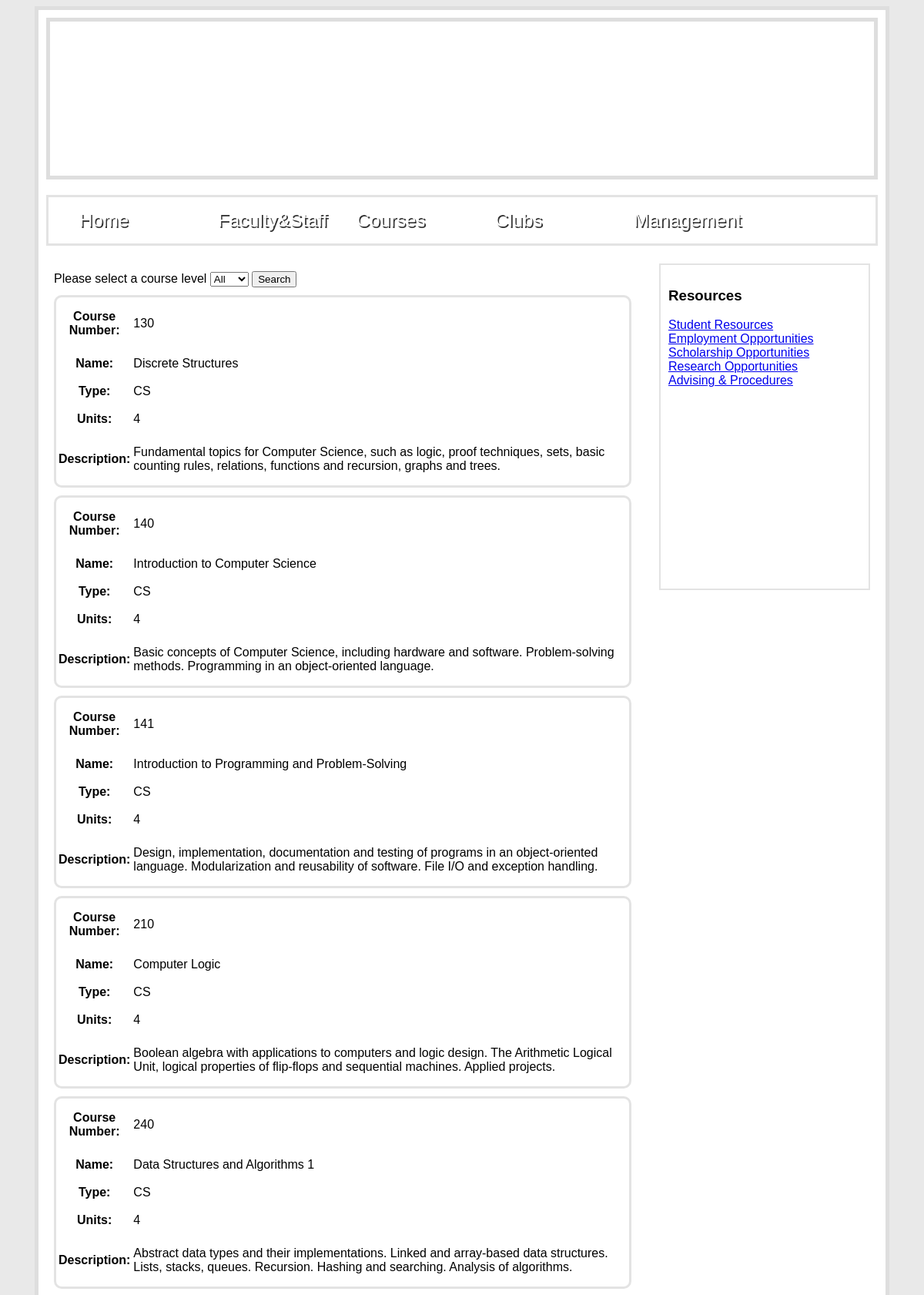
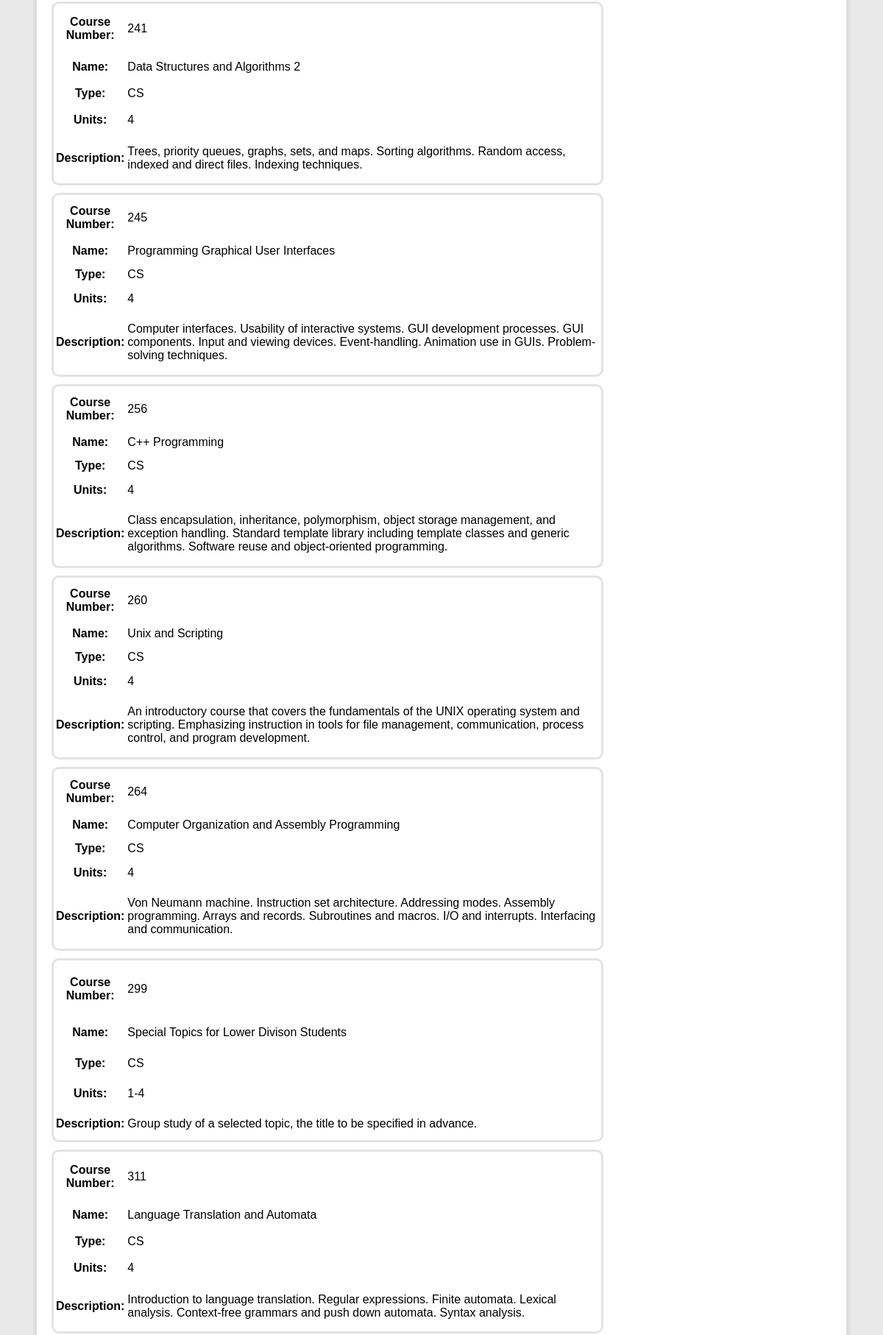
Screenshot of /Courses.php (upper part) with the database file from the repository (2 pictures, top to bottom).
### tables this page shows
CREATE TABLE `coursestable` (
    `id` int(11) NOT NULL,
    `pos` varchar(255) DEFAULT NULL,
    `name` varchar(255) DEFAULT NULL,
    `units` varchar(255) DEFAULT NULL,
    `description` text
);

### Courses.php (called while the page is built, shortened)
<?php
require 'Controller/CoursesController.php';
$controller = new CoursesController();
if(isset($_POST['types']))
{
    $table = $controller->CreateTable($_POST['types']);
}
else
{
    $table = $controller->CreateTable('%');
}
$content = $controller->CreateCoursesDropdownList(). $table;
include 'Template.php';
?>

### Model/Credentials.php (called while the page is built, shortened)
<?php
$database = "facultystaffdb";
?>

### Model/CoursesModel.php (called while the page is built, shortened)
<?php
require ("Entities/CoursesEntity.php");
class CoursesModel {
    function GetCoursesTypes() {
        require 'Credentials.php';
        $link = mysqli_connect($host, $user, $passwd, $database) or die(mysqli_error($link));
        mysqli_select_db($link, $database);
        $result = mysqli_query($link, "SELECT DISTINCT pos FROM coursestable") or die(mysqli_error($link));
        $poss = array();
        while($row = mysqli_fetch_array($result)) {
            array_push($poss, $row[0]);
        }
        return $poss;
    }
    function GetCoursesByPos($pos) {
        require 'Credentials.php';
        $link = mysqli_connect($host, $user, $passwd, $database) or die(mysqli_error($link));
        mysqli_select_db($link, $database);
        $query = "SELECT * FROM coursestable WHERE pos LIKE '$pos'";
        $result = mysqli_query($link, $query) or die(mysqli_error($link));
        $courseArray = array();
        while($row = mysqli_fetch_array($result)) {
            $id = $row[0];
            $pos = $row[1];
            $name = $row[2];
            $units = $row[3];
            $description = $row[4];
            $courses = new CoursesEntity($id, $pos, $name, $units, $description);
            array_push($courseArray, $courses);
        }
        return $courseArray;
    }
}
?>

### Entities/CoursesEntity.php (called while the page is built, shortened)
<?php
class CoursesEntity {
    function __construct($id, $pos, $name, $units, $description) {
        $this->id = $id;
        $this->pos = $pos;
        $this->name = $name;
        $this->units = $units;
        $this->description = $description;
    }
}

### Controller/CoursesController.php (the view, shortened to what this page needs)
<?php
require ("Model/CoursesModel.php");
class CoursesController {
    function CreateCoursesDropdownList() {
        $coursesModel = new CoursesModel();
        $result = "<form actrion '' method = 'post' width = '200px'>
                    Please select a course level
                    <select name = 'types' >
                        <option value = '%'>All</option>
                        ".$this->createOptionValues($coursesModel->GetCoursesTypes()).
                "</select>
                 <input type = 'submit' value = 'Search' />
                 </form>";
        return $result;
    }
    function CreateOptionValues(array $valueArray) {
        $result = "";
        foreach($valueArray as $value) {
            $result = $result."<option value = '$value'>$value</option>";
        }
        return $result;
    }
    function CreateTable($pos) {
        $coursesModel = new CoursesModel();
        $array = $coursesModel->GetCoursesByPos($pos);
        $result = "";
        foreach ($array as $key => $course) {
            $result = $result .
                    "<table class = 'table'>
                    <tr>
                        <th width = '75px' >Course Number: </th>
                        <td>$course->id</td>
                    </tr>
                    <tr>
                        <th>Name: </th>
                        <td>$course->name</td>
                    </tr>
                    <tr>
                        <th>Type: </th>
                        <td>$course->pos</td>
                    </tr>
                    <tr>
                        <th>Units: </th>
                        <td>$course->units</td>
                    </tr>
                    <tr>
                        <th>Description: </th>
                        <td>$course->description</td>
                    </tr>
                    </table>";
        }
        return $result;
    }
}
?>

### Template.php (shortened to what this page needs)
<!DOCTYPE html>
<html>
    <head>
        <link rel = "stylesheet" type="text/css" href="Styles/StyleSheet.css" />
    </head>
    <body>
        <div id = "wrapper">
            <div id = "banner">
            </div>
            <nav id = "navigation">
                <ul id = "nav">
                    <li><a href="index.php">Home</a></li>
                    <li><a href="FacultyStaff.php">Faculty&Staff</a></li>
                    <li><a href="Courses.php">Courses</a></li>
                    <li><a href="Clubs.php">Clubs</a></li>
                    <li><a href="Management.php">Management</a></li>
                </ul>
            </nav>
            <div id = "content_area">
                <?php
                 echo $content;
                 ?>
            </div>
            <div id = "sidebar">
                <?php
                $resource = '<h3>Resources</h3>'
                    . '<a href="https://www.cpp.edu/~sci/computer-science/undergraduate-program/student-resources.shtml"> Student Resources</a><br/>'
                    . '<a href="https://www.cpp.edu/~sci/computer-science/undergraduate-program/employment-opportunities.shtml"> Employment Opportunities</a><br/>'
                    . '<a href="https://www.cpp.edu/~sci/computer-science/undergraduate-program/scholarship-opportunities.shtml"> Scholarship Opportunities</a><br/>'
                    . '<a href="https://www.cpp.edu/~sci/computer-science/undergraduate-program/research-opportunities.shtml"> Research Opportunities</a><br/>'
                    . '<a href="https://www.cpp.edu/~sci/computer-science/advising-and-procedures/index.shtml"> Advising & Procedures</a><br/>';
                echo $resource;
                ?>
            </div>
        </div>
    </body>
</html>

### Styles/StyleSheet.css (style rules this page uses)
body { font-family: lucida grande, thoma, verdana, arial, sans-serif; background-color: #e9e9e9; }
#wrapper { width: 1080px; background-color: white; margin: 0 auto; padding: 10px; border: 5px solid #dedede; }
#banner { border: 5px solid #dedede; height: 200px; }
#content_area { float: left; width: 750px; margin: 20px 0 20px 0; padding: 10px; }
#sidebar { float: right; width: 250px; height: 400px; margin: 20px 10px; padding: 10px; border: 2px solid #E3E3E3; }
#navigation { height: 60px; border: 3px solid #E3E3E3; margin-top: 20px; text-shadow: 0.1em 0.1em #333; background-image: url(../Images/bar_background.png); }
#nav { list-style: none; }
#nav li { font-size: 24px; float: left; position: relative; width: 180px; height: 50px; }
#nav a:link, nav a:active, nav a:visited { display: block; color: #fff; text-decoration: none; }
.table { width: 750px; height: 250px; margin: 10px 10px 10px 0; border: 3px solid #E3E3E3; border-radius: 10px; moz-border-radius: 10px }

### rows the page displays
coursestable: id "130", name "Discrete Structures", pos "CS", units "4", description "Fundamental topics for Computer Science, such as logic, proof techniques, sets, basic counting rules, relations, functions and recursion, graphs and trees."
coursestable: id "140", name "Introduction to Computer Science", pos "CS", units "4", description "Basic concepts of Computer Science, including hardware and software. Problem-solving methods. Programming in an object-oriented language."
coursestable: id "141", name "Introduction to Programming and Problem-Solving", pos "CS", units "4", description "Design, implementation, documentation and testing of programs in an object-oriented language. Modularization and reusability of software. File I/O and exception handling."
coursestable: id "210", name "Computer Logic", pos "CS", units "4", description "Boolean algebra with applications to computers and logic design. The Arithmetic Logical Unit, logical properties of flip-flops and sequential machines. Applied projects."
coursestable: id "240", name "Data Structures and Algorithms 1", pos "CS", units "4", description "Abstract data types and their implementations. Linked and array-based data structures. Lists, stacks, queues. Recursion. Hashing and searching. Analysis of algorithms."
coursestable: id "241", name "Data Structures and Algorithms 2", pos "CS", units "4", description "Trees, priority queues, graphs, sets, and maps. Sorting algorithms. Random access, indexed and direct files. Indexing techniques."
coursestable: id "245", name "Programming Graphical User Interfaces", pos "CS", units "4", description "Computer interfaces. Usability of interactive systems. GUI development processes. GUI components. Input and viewing devices. Event-handling. Animation use in GUIs. Problem-solving techniques."
coursestable: id "256", name "C++ Programming", pos "CS", units "4", description "Class encapsulation, inheritance, polymorphism, object storage management, and exception handling. Standard template library including template classes and generic algorithms. Software reuse and object-oriented programming."
coursestable: id "260", name "Unix and Scripting", pos "CS", units "4", description "An introductory course that covers the fundamentals of the UNIX operating system and scripting. Emphasizing instruction in tools for file management, communication, process control, and program development."
coursestable: id "264", name "Computer Organization and Assembly Programming", pos "CS", units "4", description "Von Neumann machine. Instruction set architecture. Addressing modes. Assembly programming. Arrays and records. Subroutines and macros. I/O and interrupts. Interfacing and communication."
coursestable: id "299", name "Special Topics for Lower Divison Students", pos "CS", units "1-4", description "Group study of a selected topic, the title to be specified in advance."
coursestable: id "311", name "Language Translation and Automata", pos "CS", units "4", description "Introduction to language translation. Regular expressions. Finite automata. Lexical analysis. Context-free grammars and push down automata. Syntax analysis."
